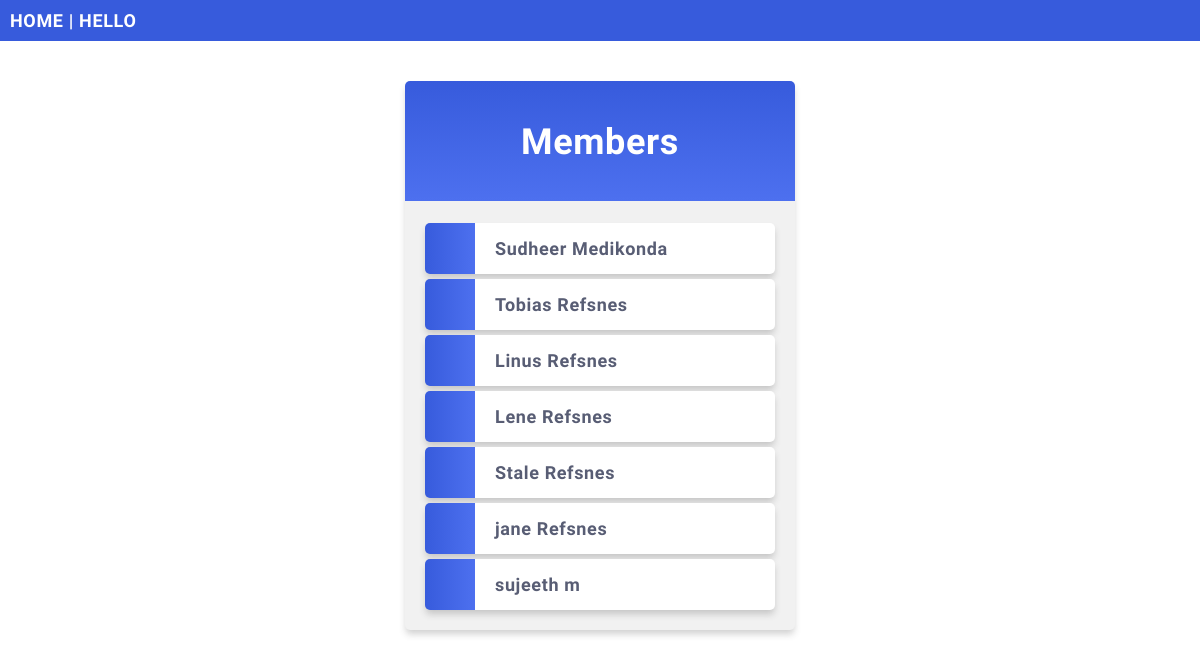
/hello/, run on the app's committed database.
### members/models.py (models this page shows, shortened)
class Member(models.Model):
  firstname = models.CharField(max_length=255)
  lastname = models.CharField(max_length=255)
  phone = models.IntegerField(null=True)
  joined_date = models.DateField(null=True)

### members/views.py (the view)
# urls.py: path('hello/', views.hello, name='members'),
def hello(request):
  mymembers = Member.objects.all().values()
  template = loader.get_template('all_members.html')
  context = {
    'mymembers': mymembers,
  }
  return HttpResponse(template.render(context, request))

### members/templates/all_members.html (shortened to what this page needs)
{% extends "master.html" %}
{% block content %}
  <div class="mycard">
    <h1>Members</h1>
    <ul>
      {% for x in mymembers %}
        <li onclick="window.location = 'details/{{ x.id }}'">{{ x.firstname }} {{ x.lastname }}</li>
      {% endfor %}
    </ul>
  </div>
{% endblock %}

### mystaticfiles/mystyles.css (style rules this page uses)
body { margin:0; font: 600 18px 'Source Sans Pro', sans-serif; letter-spacing: 0.64px; color: #585d74; }
.mycard { background-color: #f1f1f1; background-image: linear-gradient(to bottom, #375BDC, #4D70EF); background-size: 100% 120px; background-repeat: no-repeat; margin: 40px auto; width: 350px; border-radius: 5px; box-shadow: 0 5px 7px -1px rgba(51, 51, 51, 0.23); padding: 20px; }
.mycard h1 { text-align: center; color:#ffffff; margin:20px 0 60px 0; }
ul { list-style-type: none; padding: 0; margin: 0; }
li { background-color: #ffffff; background-image: linear-gradient(to right, #375BDC, #4D70EF); background-size: 50px 60px; background-repeat: no-repeat; cursor: pointer; transition: transform .25s; border-radius: 5px; box-shadow: 0 5px 7px -1px rgba(51, 51, 51, 0.23); padding: 15px; padding-left: 70px; margin-top: 5px; }

### data on the page
Member: firstname "Sudheer", lastname "Medikonda"
Member: firstname "Tobias", lastname "Refsnes"
Member: firstname "Linus", lastname "Refsnes"
Member: firstname "Lene", lastname "Refsnes"
Member: firstname "Stale", lastname "Refsnes"
Member: firstname "jane", lastname "Refsnes"
Member: firstname "sujeeth", lastname "m"
